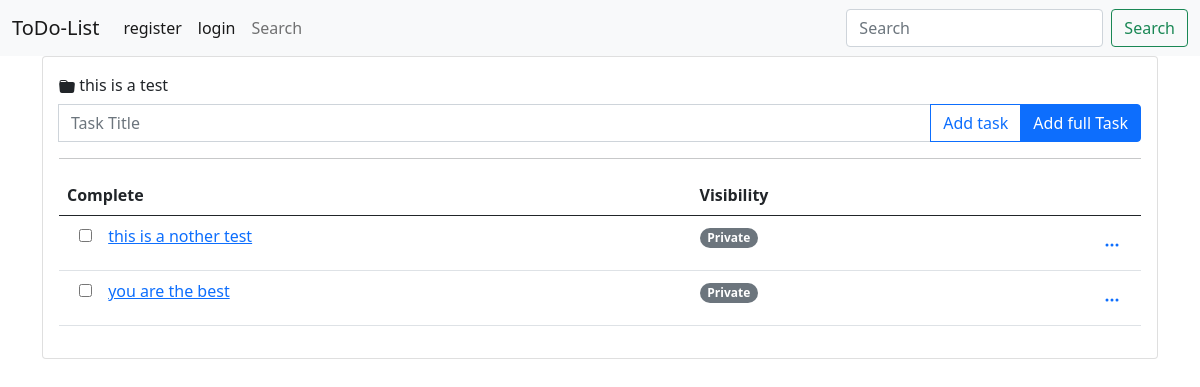
Screenshot of /folder_detail/6/ with the database file from the repository.
### todo/models.py (models this page shows, shortened)
class TaskFolder(models.Model):
    name = models.CharField(max_length=100, null=True)
    owner = models.ForeignKey(User, on_delete=models.CASCADE, related_name='task_categories', null=True)
    created_at = models.DateTimeField(auto_now_add=True, null=True)
    def __str__(self):
        return self.name
    class Meta:
        verbose_name_plural = 'taskcategories'
        ordering = ('-created_at',)

class Task(models.Model):
    folder = models.ForeignKey(TaskFolder, on_delete=models.CASCADE, related_name='tasks', null=True)
    title = models.CharField(max_length=255)
    completed = models.BooleanField(default=False, blank=True)
    completion_date = models.DateField(null=True, blank=True)
    completion_time = models.TimeField(null=True, blank=True)
    description = HTMLField(blank=True, null=True)
    created_at = models.DateTimeField(auto_now_add=True)
    updated_at = models.DateTimeField(auto_now=True)
    publ_or_priv = models.BooleanField(default=False, blank=True)
    owner = models.ForeignKey(User, on_delete=models.CASCADE, related_name='tasks')
    class Meta:
        verbose_name_plural = 'tasks'
        ordering = ('-created_at',)

### todo/views.py (the view)
# urls.py: path('folder_detail/<str:pk>/', views.folder_detail, name='folder_detail'),
def folder_detail(request, pk):
    task_folder = get_object_or_404(TaskFolder, pk=pk)
    tasks = task_folder.tasks.all()
    if request.method == 'POST':
        form = TaskForm(request.POST)
        if form.is_valid():
            task = form.save(commit=False)
            task.folder = task_folder
            task.owner = request.user
            task.save()
            return redirect('folder_detail', pk=task_folder.pk)
    else:
        form = TaskForm()
    context = {
        'task_folder': task_folder,
        'tasks': tasks,
        'form': form,
    }
    return render(request, 'folder_detail.html', context)

### todo/forms.py
class TaskForm(forms.ModelForm):
    title = forms.CharField(
        required=True,
        widget=forms.TextInput(attrs={
            'class': 'form-control',
            'placeholder': 'Task Title'
        })
    )
    completion_date = forms.DateField(
        required=False,
        widget=forms.DateInput(attrs={
            'class': 'form-control',
            'placeholder': 'Completion Date',
            'type': 'date'
        })
    )
    completion_time = forms.TimeField(
        required=False,
        widget=forms.TimeInput(attrs={
            'class': 'form-control',
            'placeholder': 'Completion Time',
            'type': 'time'
        })
    )
    description = forms.CharField(
        required=False,
        widget=TinyMCE(attrs={
            'class': 'form-control',
            'placeholder': 'Description'
        })
    )
    publ_or_priv = forms.BooleanField(
        required=False,
        widget=forms.CheckboxInput(attrs={
            'class': 'form-check-input'
        })
    )
    class Meta:
        model = Task
        fields = ['title', 'completion_date', 'completion_time', 'description', 'publ_or_priv']

### templates/folder_detail.html (shortened to what this page needs)
{% extends './base.html' %}
{% load static %}
{% block content %}
<div class="card">
    <div class="card-body">
        <div style="margin-bottom: 7px;">
             {{ task_folder }}
        </div>
        <form action="" method="POST">
            <div class="input-group">
                {{ form.title }}
                <button type="submit" class="btn btn-outline-primary" data-mdb-ripple-init>Add task</button>
                <button type="button" class="btn btn-primary" data-bs-toggle="modal" data-bs-target="#exampleModal">
                    Add full Task
                </button>
            </div>
        </form>
        <hr>
        <table class="table">
            <thead>
                <tr>
                    <th scope="col">Complete</th>
                    <th scope="col"></th>
                    <th scope="col">Visibility</th>
                    <th scope="col"></th>
                </tr>
            </thead>
            <tbody>
                {% for task in tasks %}
                <tr>
                    <td colspan="2">
                        <form action="{% url 'toggle_task_completion' task.pk %}" method="POST" style="display: inline; padding: 12px;">
                            <input type="checkbox" onChange="this.form.submit()" {% if task.completed %}checked{% endif %} />
                        </form>
                        <a href="{% url 'task_detail' task.pk %}">{{ task.title }}</a>
                    </td>
                    <td>
                        <span class="badge rounded-pill bg-secondary">{{ task.publ_or_priv|yesno:"Public,Private" }}</span>
                    </td>
                    <td class="text-end">
                        <div class="dropdown">
                            <button class="btn btn-link" type="button" id="dropdownMenuButton1" data-bs-toggle="dropdown" aria-expanded="false">
                                <svg xmlns="http://www.w3.org/2000/svg" width="16" height="16" fill="currentColor" class="bi bi-three-dots" viewBox="0 0 16 16">
                                    <path d="M3 9.5a1.5 1.5 0 1 1 0-3 1.5 1.5 0 0 1 0 3m5 0a1.5 1.5 0 1 1 0-3 1.5 1.5 0 0 1 0 3m5 0a1.5 1.5 0 1 1 0-3 1.5 1.5 0 0 1 0 3"/>
                                </svg>
                            </button>
                        </div>
                    </td>
                </tr>
                {% endfor %}
            </tbody>
        </table>
    </div>
</div>
{% endblock %}

### templates/folder_detail.html (style rules this page uses)
.dropdown { margin-left: auto; }

### rows the page displays
TaskFolder: name "this is a test"
Task: title "this is a nother test", publ_or_priv "Private"
Task: title "you are the best", publ_or_priv "Private"
